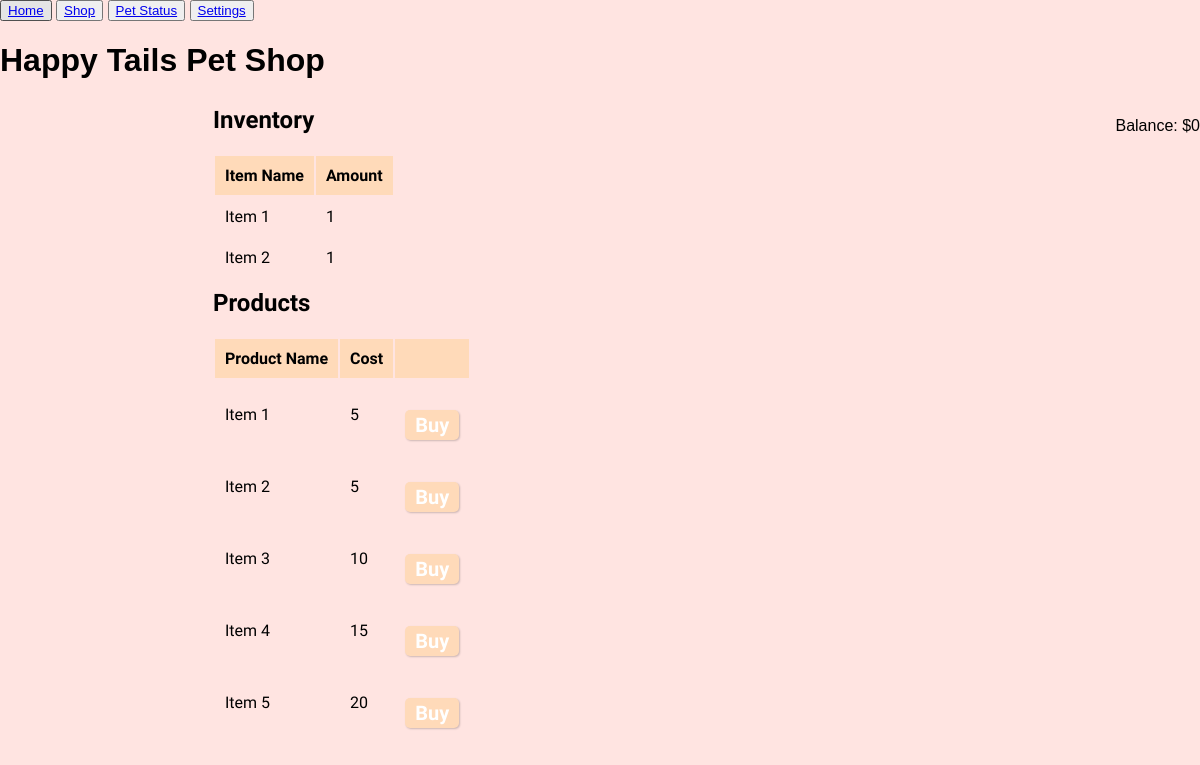
Page /shop on the committed database.
### tables this page shows
CREATE TABLE inventory
                (user_id TEXT,
                item_id INTEGER,
                item_name TEXT,
                item_amount INTEGER,
                effect INTEGER,
                FOREIGN KEY (user_id) REFERENCES user(user_id),
                FOREIGN KEY (item_id) REFERENCES pet_shop(item_id));

CREATE TABLE pet_shop
                (item_id INTEGER PRIMARY KEY,
                item_name TEXT,
                cost INTEGER,
                effect INTEGER);

### webapp.py (the view)
@app.route('/shop')
def shop():
    conn = sqlite3.connect('db/accountapet.db')
    c = conn.cursor()
    c.execute("SELECT user_name, user_id FROM current_user")
    result = c.fetchone()
    user_name, user_id = result[0], result[1] if result else ('', '')
    c.execute("SELECT wallet FROM users WHERE user_id=?", (user_id,))
    result = c.fetchone()
    wallet = result[0] if result else 0
    c.execute("SELECT item_id, item_name, item_amount, effect FROM inventory WHERE user_id=?", (user_id,))
    user_inventory = c.fetchall()
    c.execute("SELECT item_id, item_name, cost, effect FROM pet_shop")
    pet_shop_items = c.fetchall()
    c.close()
    conn.close()
    return render_template('shop.html', user_name=user_name, wallet=wallet, user_inventory=user_inventory, pet_shop_items=pet_shop_items)

### templates/shop.html (shortened to what this page needs)
<!DOCTYPE html>
<html>
<head>
    <link rel="stylesheet" type="text/css" href="{{ url_for('static', filename='style.css') }}">
</head>
<body>
    <div class="nav">
        <button class="button-nav"><a href="{{ url_for('home') }}">Home</a></button>
        <button class="button-nav"><a href="{{ url_for('shop') }}">Shop</a></button>
        <button class="button-nav"><a href="{{ url_for('pet_status') }}">Pet Status</a></button>
        <button class="button-nav"><a href="{{ url_for('settings') }}">Settings</a></button>
    </div>
    <h1>Happy Tails Pet Shop</h1>
    <p class="wallet">Balance: ${{ wallet }}</p>
    <div class="content">
        <div class="table-container">
          <div class="column table">
            <h2>Inventory</h2>
            <table>
              <thead>
                <tr>
                  <th>Item Name</th>
                  <th>Amount</th>
                </tr>
              </thead>
              <tbody>
                {% if user_inventory %}
                  {% for item in user_inventory %}
                    <tr>
                      <td>{{ item[1] }}</td>
                      <td>{{ item[2] }}</td>
                    </tr>
                  {% endfor %}
                {% else %}
                  <tr>
                    <td colspan="2">No items in inventory</td>
                  </tr>
                {% endif %}
              </tbody>
            </table>
          </div>
          <div class="column table">
            <h2>Products</h2>
            <table>
              <thead>
                <tr>
                  <th>Product Name</th>
                  <th>Cost</th>
                  <th></th>
                </tr>
              </thead>
              <tbody>
                {% for item in pet_shop_items %}
                  <tr>
                    <td>{{ item[1] }}</td>
                    <td>{{ item[2] }}</td>
                    <td>
                      <form action="http://127.0.0.1:5002/shop" method="POST">
                        <button type="submit">Buy</button>
                      </form>
                    </td>
                  </tr>
                {% endfor %}
              </tbody>
            </table>
          </div>
        </div>
    </div>
</body>
</html>

### static/style.css (style rules this page uses)
body { margin: 0; padding: 0; font-family: sans-serif; background-color: #FFE4E1; }
.content { max-width: 800px; margin: 0 auto; }
form { width: 40%; }
form button { display: block; height: 40px; margin-top: 20px; font-size: 20px; font-weight: bold; font-family: 'Tilt Warp'; color: #fff; background-color: #FFDAB9; border-radius: 5px; border: none; box-shadow: 1px 1px 2px rgba(0,0,0,0.2); padding: 0 10px; }
.wallet { float: right; }
.table-container { display: flex; flex-wrap: wrap; justify-content: center; align-items: flex-start; }
.table { width: 48%; margin-right: 1%; margin-left: 1%; }
.table h2 { font-size: 24px; font-family: 'Tilt Warp'; margin-top: 0; margin-bottom: 20px; }
.table th, .table td { padding: 10px; text-align: left; font-size: 16px; font-family: 'Tilt Warp'; }
.table th { background-color: #FFDAB9; }
.table td { background-color: #FFE4E1; }
.table td button { background-color: #FFDAB9; color: #fff; border-radius: 5px; border: none; box-shadow: 1px 1px 2px rgba(0,0,0,0.2); padding: 0 10px; height: 30px; cursor: pointer; }
.column { flex: 50%; padding: 5px; }

### rows in the picture
inventory: item_name "Item 1", item_amount "1"
inventory: item_name "Item 2", item_amount "1"
pet_shop: item_name "Item 1", cost "5"
pet_shop: item_name "Item 2", cost "5"
pet_shop: item_name "Item 3", cost "10"
pet_shop: item_name "Item 4", cost "15"
pet_shop: item_name "Item 5", cost "20"

### other values in the picture
{{ wallet }} "0"
